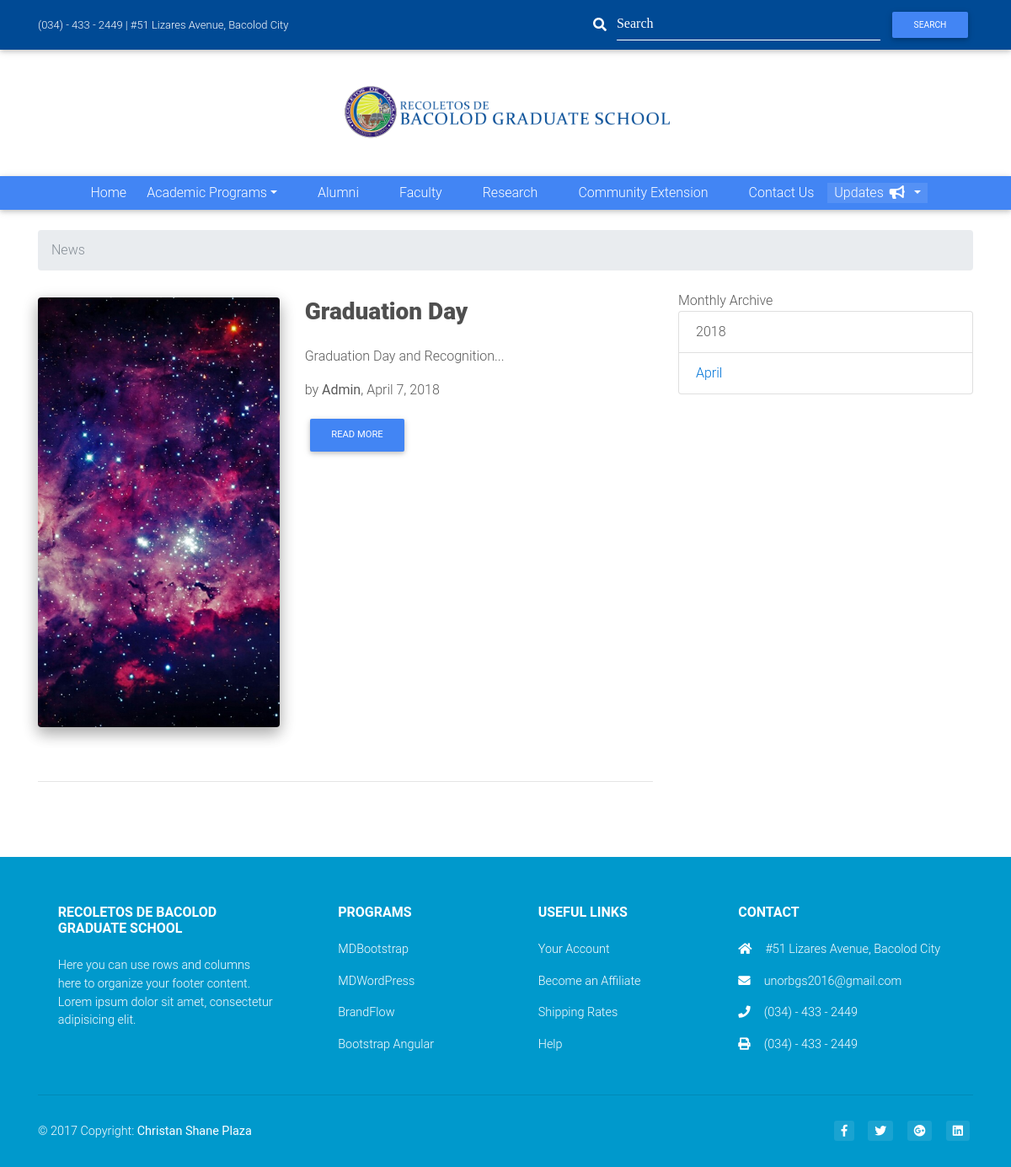
The app's page /news, older data.
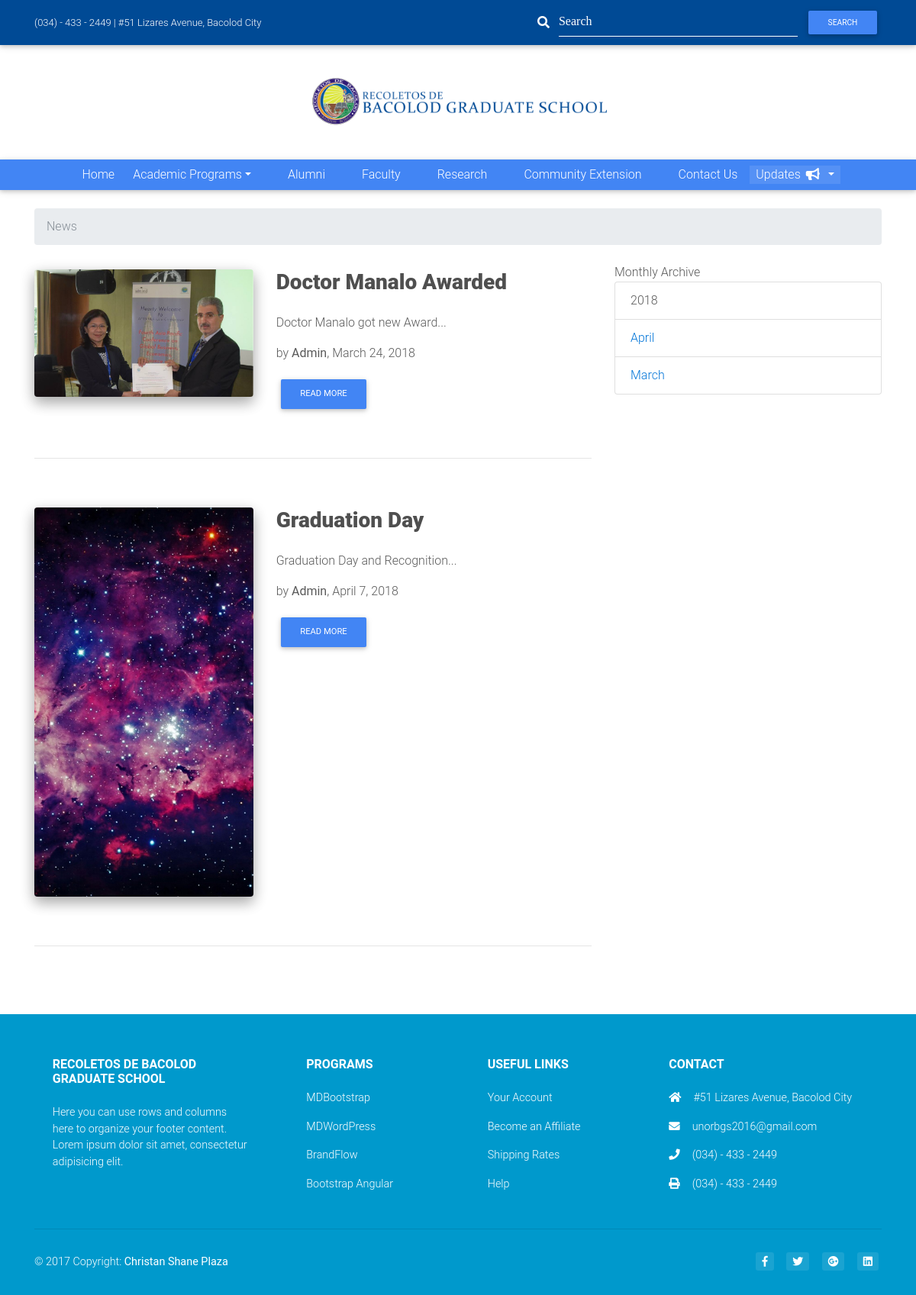
The same page, newer data.
### website/models.py (models this page shows, shortened)
class NewsPost(models.Model):
	title = models.CharField(null="", max_length=1000, help_text="Headline")
	contents = models.CharField(null="",max_length=10000, help_text="Full content")
	author = models.CharField(null="",max_length=1000, help_text="Author of the article")
	image = models.FileField(null=True, help_text="Headline Image of the article")
	date = models.DateField(null="")
	time = models.TimeField(null="", auto_now_add=True)

### website/views.py (the view)
# urls.py: url(r'^news', views.news, name='news'),
def news(request, template_name='website/news.html'):
	news_list = NewsPost.objects.all().order_by('date', 'time')
	page = request.GET.get('page', 1)
	paginator = Paginator(news_list, 3)
	months = mkmonth_lst()
	try:
		news = paginator.page(page)
	except PageNotAnInteger:
		news = paginator.page(1)
	except EmptyPage:
		news = paginator.page(paginator.num_pages)
	return render(request, template_name, {'news': news, "months": months, 'new': "active"})

### website/views.py (called while the page is built)
def mkmonth_lst():
	if not NewsPost.objects.count(): return []
	year, month = time.localtime()[:2]
	first = NewsPost.objects.order_by("date")[0]
	fyear = first.date.year
	fmonth = first.date.month
	months = []
	for y in range(year, fyear - 1, -1):
		start, end = 12, 0
		if y == year: start = month
		if y == fyear: end = fmonth - 1
		for m in range(start, end, -1):
			months.append((y, m, calendar.month_name[m]))
	return months

### website/templates/website/news.html (shortened to what this page needs)
{% extends 'website/base.html' %}
{% load static %}
{% block breadcrumb %}
<div class="container mt-4">
    <ol class="breadcrumb">
        <li class="breadcrumb-item active">News</li>
    </ol>
</div>
{% endblock %}
{% block content %}
<div class="container mt-4">
    <div class="row">
      <div class="col-lg-8">
      {% for NewsPost in news %}
      <div class="row mt-2 mb-2 wow fadeIn" data-wow-delay="0.2s">
          <div class="col-lg-5 col-xl-5 pb-3">
                <div class="view overlay rounded z-depth-2">
                    <img src="{{ NewsPost.image.url }}" alt="Sample image for first version of blog listing"
                        class="img-fluid">
                </div>
            </div>
            <div class="col-lg-7 col-xl-7">
                <h3 class="mb-4 font-weight-bold dark-grey-text">
                    <strong>{{NewsPost.title}}</strong>
                </h3>
                <p>
                    {{NewsPost.contents|slice:"0:100"}}...
                </p>
                <p>by <strong>{{NewsPost.author}}</strong>, {{NewsPost.date}}</p>
                <a href="{% url 'news_item' NewsPost.id %}" class="btn btn-primary btn-md mb-3">Read more</a>
            </div>
        </div>
        <hr class="mb-5 mt-5 pb-3">
      {% endfor %}
      </div>
        <div class="col-lg-4">
            Monthly Archive
            {% for month in months %}
                {% ifchanged month.0 %}
                    <span class="list-group-item">{{ month.0 }}</span>
                {% endifchanged %}
                    <a class="list-group-item" href="">{{ month.2 }}</a>
            {% endfor %}
        </div>
    </div>
    </div>
    <div class="row mb-4">
        <div class="col-md-12">
        </div>
    </div>
{% endblock %}

Row changes from the older to the newer data that the page shows:
added NewsPost: image (picture), title "Doctor Manalo Awarded", contents "Doctor Manalo got new Award", author "Admin", date "March 24, 2018"
Text that changed along with them:
new list line: "March"
